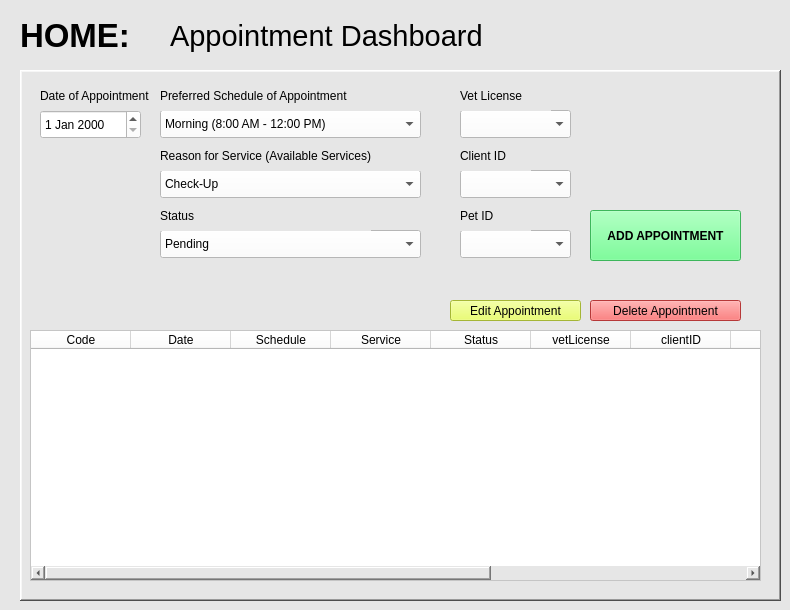
     <widget class="QWidget" name="page1Home">
      <property name="styleSheet">
       <string notr="true">background-color: rgb(230, 230, 230);</string>
      </property>
      <widget class="QLabel" name="label1">
       <property name="geometry">
        <rect>
         <x>20</x>
         <y>10</y>
         <width>741</width>
         <height>51</height>
        </rect>
       </property>
       <property name="font">
        <font>
         <pointsize>25</pointsize>
         <weight>75</weight>
         <bold>true</bold>
        </font>
       </property>
       <property name="styleSheet">
        <string notr="true">color: rgb(0, 0, 0);</string>
       </property>
       <property name="text">
        <string>HOME:</string>
       </property>
      </widget>
      <widget class="QFrame" name="frame">
       <property name="geometry">
        <rect>
         <x>20</x>
         <y>70</y>
         <width>761</width>
         <height>531</height>
        </rect>
       </property>
       <property name="layoutDirection">
        <enum>Qt::LeftToRight</enum>
       </property>
       <property name="styleSheet">
        <string notr="true">background-color: rgb(230, 230, 230);
gridline-color: rgb(0, 0, 0);
border-right-color: rgb(0, 0, 0);</string>
       </property>
       <property name="frameShape">
        <enum>QFrame::WinPanel</enum>
       </property>
       <property name="frameShadow">
        <enum>QFrame::Raised</enum>
       </property>
       <widget class="QTableWidget" name="apptTable">
        <property name="geometry">
         <rect>
          <x>10</x>
          <y>260</y>
          <width>731</width>
          <height>251</height>
         </rect>
        </property>
        <property name="styleSheet">
         <string notr="true">background-color: rgb(255, 255, 255);</string>
        </property>
        <column>
         <property name="text">
          <string>Code</string>
         </property>
        </column>
        <column>
         <property name="text">
          <string>Date</string>
         </property>
        </column>
        <column>
         <property name="text">
          <string>Schedule</string>
         </property>
        </column>
        <column>
         <property name="text">
          <string>Service</string>
         </property>
        </column>
        <column>
         <property name="text">
          <string>Status</string>
         </property>
        </column>
        <column>
         <property name="text">
          <string>vetLicense</string>
         </property>
        </column>
        <column>
         <property name="text">
          <string>clientID</string>
         </property>
        </column>
        <column>
         <property name="text">
          <string>petID</string>
         </property>
        </column>
        <column>
         <property name="text">
          <string>vetName</string>
         </property>
        </column>
        <column>
         <property name="text">
          <string>clientName</string>
         </property>
        </column>
        <column>
         <property name="text">
          <string>petName</string>
         </property>
        </column>
       </widget>
       <widget class="QPushButton" name="editAppointment">
        <property name="geometry">
         <rect>
          <x>430</x>
          <y>230</y>
          <width>131</width>
          <height>21</height>
         </rect>
        </property>
        <property name="styleSheet">
         <string notr="true">color: rgb(0, 0, 0);
background-color: rgb(231, 255, 75);</string>
        </property>
        <property name="text">
         <string>Edit Appointment</string>
        </property>
       </widget>
       <widget class="QPushButton" name="deleteAppointment">
        <property name="geometry">
         <rect>
          <x>570</x>
          <y>230</y>
          <width>151</width>
          <height>21</height>
         </rect>
        </property>
        <property name="styleSheet">
         <string notr="true">color: rgb(0, 0, 0);
background-color: rgb(255, 79, 79);</string>
        </property>
        <property name="text">
         <string>Delete Appointment</string>
        </property>
       </widget>
       <widget class="QDateEdit" name="date">
        <property name="geometry">
         <rect>
          <x>20</x>
          <y>40</y>
          <width>101</width>
          <height>29</height>
         </rect>
        </property>
        <property name="styleSheet">
         <string notr="true">color: rgb(0, 0, 0);
background-color: rgb(255, 255, 255);</string>
        </property>
       </widget>
       <widget class="QComboBox" name="schedule">
        <property name="geometry">
         <rect>
          <x>140</x>
          <y>40</y>
          <width>261</width>
          <height>28</height>
         </rect>
        </property>
        <property name="styleSheet">
         <string notr="true">color: rgb(0, 0, 0);
background-color: rgb(255, 255, 255);</string>
        </property>
        <item>
         <property name="text">
          <string>Morning (8:00 AM - 12:00 PM)</string>
         </property>
        </item>
        <item>
         <property name="text">
          <string>Afternoon (1:00 PM - 5:00 PM)</string>
         </property>
        </item>
       </widget>
       <widget class="QComboBox" name="service">
        <property name="geometry">
         <rect>
          <x>140</x>
          <y>100</y>
          <width>261</width>
          <height>28</height>
         </rect>
        </property>
        <property name="styleSheet">
         <string notr="true">color: rgb(0, 0, 0);
background-color: rgb(255, 255, 255);</string>
        </property>
        <item>
         <property name="text">
          <string>Check-Up</string>
         </property>
        </item>
        <item>
         <property name="text">
          <string>5 in 1 Vaccination</string>
         </property>
        </item>
        <item>
         <property name="text">
          <string>Surgery</string>
         </property>
        </item>
        <item>
         <property name="text">
          <string>Emergency Care</string>
         </property>
        </item>
        <item>
         <property name="text">
          <string>Parvo Vaccination</string>
         </property>
        </item>
        <item>
         <property name="text">
          <string>Rabies Vaccination</string>
         </property>
        </item>
        <item>
         <property name="text">
          <string>Deworming</string>
         </property>
        </item>
        <item>
         <property name="text">
          <string>Others</string>
         </property>
        </item>
       </widget>
       <widget class="QComboBox" name="statusAppointment">
        <property name="geometry">
         <rect>
          <x>140</x>
          <y>160</y>
          <width>261</width>
          <height>28</height>
         </rect>
        </property>
        <property name="styleSheet">
         <string notr="true">color: rgb(0, 0, 0);
background-color: rgb(255, 255, 255);</string>
        </property>
        <item>
         <property name="text">
          <string>Pending</string>
         </property>
        </item>
        <item>
         <property name="text">
          <string>Confirmed</string>
         </property>
        </item>
        <item>
         <property name="text">
          <string>Canceled</string>
         </property>
        </item>
        <item>
         <property name="text">
          <string>Completed</string>
         </property>
        </item>
       </widget>
       <widget class="QComboBox" name="petID">
        <property name="geometry">
         <rect>
          <x>440</x>
          <y>160</y>
          <width>111</width>
          <height>28</height>
         </rect>
        </property>
        <property name="styleSheet">
         <string notr="true">color: rgb(0, 0, 0);
background-color: rgb(255, 255, 255);</string>
        </property>
       </widget>
       <widget class="QComboBox" name="clientID">
        <property name="geometry">
         <rect>
          <x>440</x>
          <y>100</y>
          <width>111</width>
          <height>28</height>
         </rect>
        </property>
        <property name="styleSheet">
         <string notr="true">color: rgb(0, 0, 0);
background-color: rgb(255, 255, 255);</string>
        </property>
       </widget>
       <widget class="QComboBox" name="vetLicense">
        <property name="geometry">
         <rect>
          <x>440</x>
          <y>40</y>
          <width>111</width>
          <height>28</height>
         </rect>
        </property>
        <property name="styleSheet">
         <string notr="true">color: rgb(0, 0, 0);
background-color: rgb(255, 255, 255);</string>
        </property>
       </widget>
       <widget class="QLabel" name="label_4">
        <property name="geometry">
         <rect>
          <x>20</x>
          <y>10</y>
          <width>211</width>
          <height>31</height>
         </rect>
        </property>
        <property name="font">
         <font>
          <family>Arial</family>
         </font>
        </property>
        <property name="styleSheet">
         <string notr="true">color: rgb(0, 0, 0);</string>
        </property>
        <property name="text">
         <string>Date of Appointment</string>
        </property>
       </widget>
       <widget class="QLabel" name="label_5">
        <property name="geometry">
         <rect>
          <x>140</x>
          <y>10</y>
          <width>261</width>
          <height>31</height>
         </rect>
        </property>
        <property name="styleSheet">
         <string notr="true">color: rgb(0, 0, 0);</string>
        </property>
        <property name="text">
         <string>Preferred Schedule of Appointment</string>
        </property>
       </widget>
       <widget class="QLabel" name="label_7">
        <property name="geometry">
         <rect>
          <x>140</x>
          <y>70</y>
          <width>261</width>
          <height>31</height>
         </rect>
        </property>
        <property name="styleSheet">
         <string notr="true">color: rgb(0, 0, 0);</string>
        </property>
        <property name="text">
         <string>Reason for Service (Available Services)</string>
        </property>
       </widget>
       <widget class="QLabel" name="label_16">
        <property name="geometry">
         <rect>
          <x>140</x>
          <y>130</y>
          <width>211</width>
          <height>31</height>
         </rect>
        </property>
        <property name="font">
         <font>
          <family>Arial</family>
         </font>
        </property>
        <property name="styleSheet">
         <string notr="true">color: rgb(0, 0, 0);</string>
        </property>
        <property name="text">
         <string>Status</string>
        </property>
       </widget>
       <widget class="QLabel" name="label_14">
        <property name="geometry">
         <rect>
          <x>440</x>
          <y>10</y>
          <width>91</width>
          <height>31</height>
         </rect>
        </property>
        <property name="font">
         <font>
          <family>Arial</family>
         </font>
        </property>
        <property name="styleSheet">
         <string notr="true">color: rgb(0, 0, 0);</string>
        </property>
        <property name="text">
         <string>Vet License</string>
        </property>
       </widget>
       <widget class="QLabel" name="label_6">
        <property name="geometry">
         <rect>
          <x>440</x>
          <y>70</y>
          <width>71</width>
          <height>31</height>
         </rect>
        </property>
        <property name="font">
         <font>
          <family>Arial</family>
         </font>
        </property>
        <property name="styleSheet">
         <string notr="true">color: rgb(0, 0, 0);</string>
        </property>
        <property name="text">
         <string>Client ID</string>
        </property>
       </widget>
       <widget class="QLabel" name="label_26">
        <property name="geometry">
         <rect>
          <x>440</x>
          <y>130</y>
          <width>71</width>
          <height>31</height>
         </rect>
        </property>
        <property name="font">
         <font>
          <family>Arial</family>
         </font>
        </property>
        <property name="styleSheet">
         <string notr="true">color: rgb(0, 0, 0);</string>
        </property>
        <property name="text">
         <string>Pet ID</string>
        </property>
       </widget>
       <widget class="QPushButton" name="addAppointmentButton">
        <property name="geometry">
         <rect>
          <x>570</x>
          <y>140</y>
          <width>151</width>
          <height>51</height>
         </rect>
        </property>
        <property name="font">
         <font>
          <family>Arial</family>
          <weight>75</weight>
          <bold>true</bold>
         </font>
        </property>
        <property name="styleSheet">
         <string notr="true">color: rgb(0, 0, 0);
background-color: rgb(85, 255, 127);</string>
        </property>
        <property name="text">
         <string>ADD APPOINTMENT</string>
        </property>
       </widget>
      </widget>
      <widget class="QLabel" name="label1_9">
       <property name="geometry">
        <rect>
         <x>170</x>
         <y>10</y>
         <width>581</width>
         <height>51</height>
        </rect>
       </property>
       <property name="font">
        <font>
         <pointsize>22</pointsize>
         <weight>50</weight>
         <bold>false</bold>
        </font>
       </property>
       <property name="styleSheet">
        <string notr="true">color: rgb(0, 0, 0);</string>
       </property>
       <property name="text">
        <string>Appointment Dashboard</string>
       </property>
      </widget>
     </widget>
